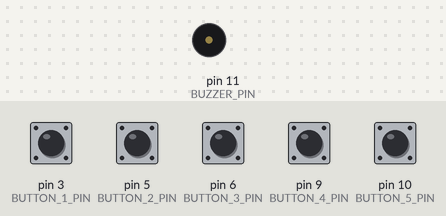
The sketch below on a simulated Arduino Uno, built with avr-gcc and run on an emulated ATmega328P. Shown: buzzer (waves = sounding). The test bench sets the inputs (shaded band); at power-on: pin 3 (BUTTON_1_PIN), pin 5 (BUTTON_2_PIN), pin 6 (BUTTON_3_PIN), pin 9 (BUTTON_4_PIN), pin 10 (BUTTON_5_PIN) LOW.

Above: at 1.2 s.
1.3 s: pin 3 (BUTTON_1_PIN) pulled HIGH for 0.15 s
At 1.5 s:
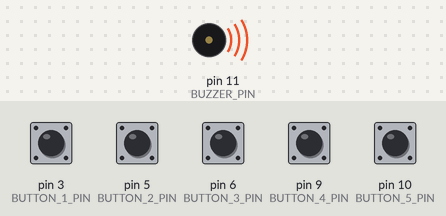
Timing chart, 0 to 4.3 s (numbered marks = the images above; inputs shaded):
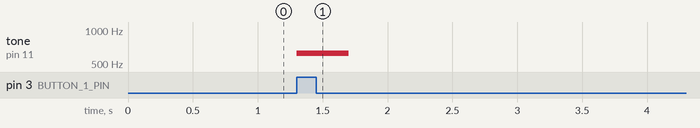

Measured:
- after the input at 1.3 s, tone on pin 11 (BUZZER_PIN): silent → 620 Hz at once, → silent 0.40 s later

The sketch:

Pentatonic_Piano_Code.ino
```cpp
/*
* Code for the Pentatonic Piano Project. There are 5 buttons, and each button
* plays a different note to the buzzer when pressed.
*
*   Hope Crisafi
*   9/6/2022
*/


#define NOTE_A1 550
#define NOTE_B1 620
#define NOTE_C4 262
#define NOTE_F1 440
#define NOTE_G3 196

const int BUTTON_1_PIN = 3;
const int BUTTON_2_PIN = 5;
const int BUTTON_3_PIN = 6;
const int BUTTON_4_PIN = 9;
const int BUTTON_5_PIN = 10;
const int BUZZER_PIN = 11;

/*
* Plays note B (played on button 1)
*/
void play_note_B(){
  tone(11, NOTE_B1, 250);
}

/*
* Plays note A (played on button 2)
*/
void play_note_A(){
  tone(11, NOTE_A1, 250);
}

/*
* Plays note G (played on button 3)
*/
void play_note_G(){
  tone(11, NOTE_G3, 250);
}

/*
* Plays note C (played on button 4)
*/
void play_note_C(){
  tone(11, NOTE_C4, 250);
}

/*
* Plays note F (played on button 5)
*/
void play_note_F(){
  tone(11, NOTE_F1, 250);
}


void setup() {
  pinMode(BUTTON_1_PIN, INPUT);
  pinMode(BUTTON_2_PIN, INPUT);
  pinMode(BUTTON_3_PIN, INPUT);
  pinMode(BUTTON_4_PIN, INPUT);
  pinMode(BUTTON_5_PIN, INPUT);
  pinMode(BUZZER_PIN, OUTPUT);
}


void loop() {
  int button_1_input = digitalRead(BUTTON_1_PIN);
  while (button_1_input == HIGH){
    play_note_B();
    button_1_input = digitalRead(BUTTON_1_PIN);
  }

  int button_2_input = digitalRead(BUTTON_2_PIN);
  while (button_2_input == HIGH){
    play_note_A();
    button_2_input = digitalRead(BUTTON_2_PIN);
  }

  int button_3_input = digitalRead(BUTTON_3_PIN);
  while (button_3_input == HIGH){
    play_note_G();
    button_3_input = digitalRead(BUTTON_3_PIN);
  }

  int button_4_input = digitalRead(BUTTON_4_PIN);
  while (button_4_input == HIGH){
    play_note_C();
    button_4_input = digitalRead(BUTTON_4_PIN);
  }

  int button_5_input = digitalRead(BUTTON_5_PIN);
  while (button_5_input == HIGH){
    play_note_F();
    button_5_input = digitalRead(BUTTON_5_PIN);
  }

}
```
